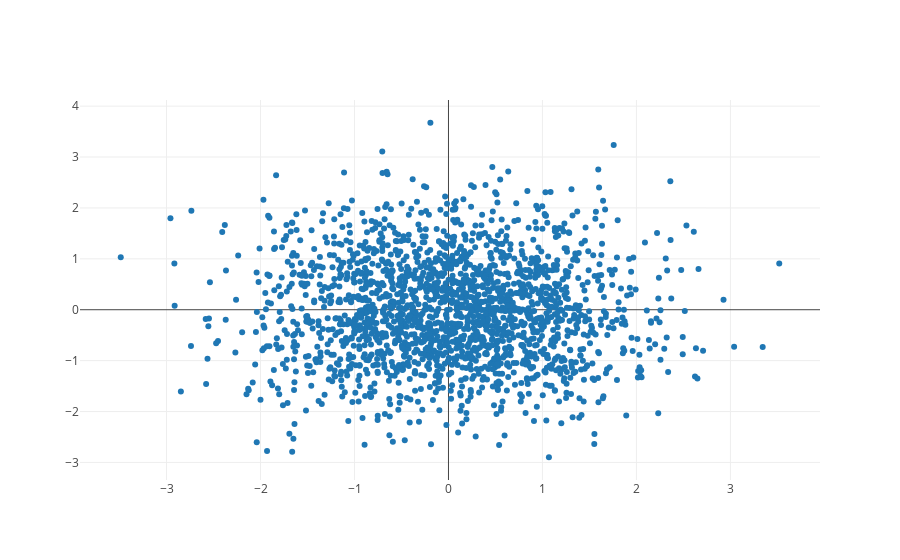

Notebook code cell kept with this figure:
### Markdown cell above
## Scatter plot

### Code cell
# Basic Scatter Plot

N = 2000

random_x = np.random.randn(N)
random_y = np.random.randn(N)

# Create a trace
trace = go.Scatter(
    x = random_x,
    y = random_y,
    mode = 'markers'
)

data = [trace]

plotly.offline.iplot(data, filename='basic-scatter')

### Figure 1 — Plotly figure (JSON) as saved in the notebook; plotly's stock layout.template omitted (floating-point values rounded to 4 significant figures; data arrays with more than 128 entries replaced by an {"elided": "..."} marker saying what was removed)
{"data": [{"mode": "markers", "type": "scatter", "uid": "ce9551b3-0519-46a6-9206-6762eff2ed2b", "x": {"elided": "2000 float values"}, "y": {"elided": "2000 float values"}}], "layout": {}}
